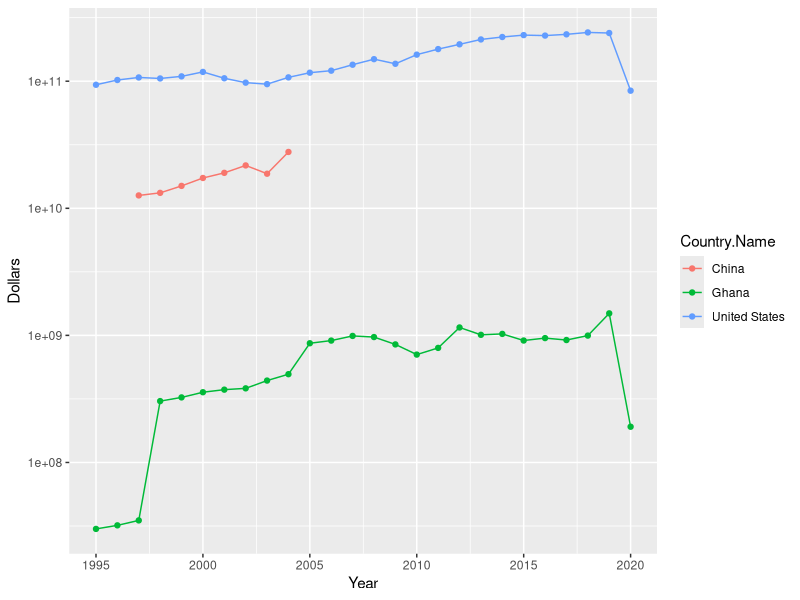
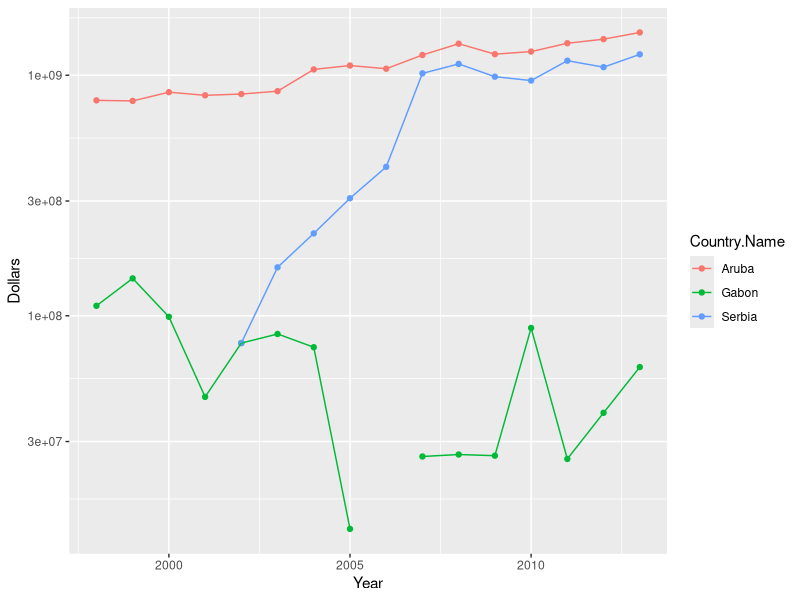

Source code (R) for these figures, in order:
library(tidyverse)
library(ggplot2)

tourism_data <- read.csv("tourism_data.csv", skip = 4) 

# Clean data (only 1995 - 2020) and convert to data long
tourism_long <- tourism_data %>%
  pivot_longer(cols = "X1995":"X2020", names_prefix = "X", values_to = "tourism_dollars", names_to = "year") %>%
  mutate( # Keep everything as numeric
    year = as.integer(year),
    tourism_dollars = as.numeric(tourism_dollars)
  )

#plotting function
tourism_plot <- function(..., years = c(1995, 2020)) {
  selected_countries <- c(...)
  
  data <- tourism_long %>%
    filter(Country.Name %in% selected_countries) %>%
    filter(year >= years[1], year <= years[2])
  
  ggplot(data, aes(year, tourism_dollars, color = Country.Name, group = Country.Name)) + geom_point() + geom_line() + 
    scale_y_log10() + labs( x = "Year", y = "Dollars")
}

#examples
tourism_plot("China", "Ghana", "United States")
tourism_plot("Aruba", "Gabon", "Serbia", years = c(1998, 2013))

  
  
